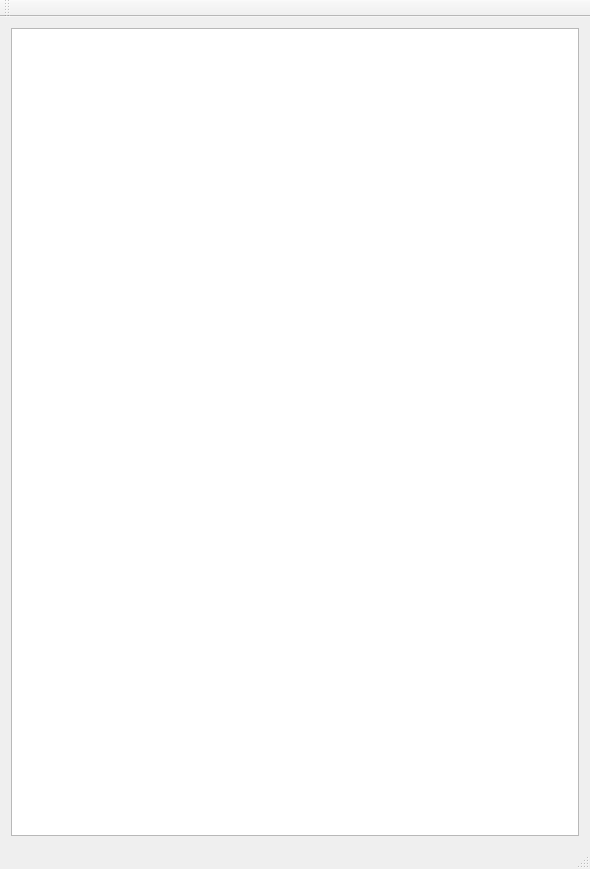
<?xml version="1.0" encoding="UTF-8"?>
<ui version="4.0">
 <class>MainWindow</class>
 <widget class="QMainWindow" name="MainWindow">
  <property name="geometry">
   <rect>
    <x>0</x>
    <y>0</y>
    <width>590</width>
    <height>869</height>
   </rect>
  </property>
  <property name="windowTitle">
   <string>Atlantik</string>
  </property>
  <widget class="QWidget" name="centralWidget">
   <layout class="QVBoxLayout" name="verticalLayout">
    <item>
     <widget class="PDF" name="monPDF"/>
    </item>
   </layout>
  </widget>
  <widget class="QMenuBar" name="menuBar">
   <property name="geometry">
    <rect>
     <x>0</x>
     <y>0</y>
     <width>590</width>
     <height>24</height>
    </rect>
   </property>
  </widget>
  <widget class="QToolBar" name="mainToolBar">
   <attribute name="toolBarArea">
    <enum>TopToolBarArea</enum>
   </attribute>
   <attribute name="toolBarBreak">
    <bool>false</bool>
   </attribute>
  </widget>
  <widget class="QStatusBar" name="statusBar"/>
 </widget>
 <layoutdefault spacing="6" margin="11"/>
 <customwidgets>
  <customwidget>
   <class>PDF</class>
   <extends>QTextBrowser</extends>
   <header>pdf.h</header>
  </customwidget>
 </customwidgets>
 <resources/>
 <connections/>
</ui>
